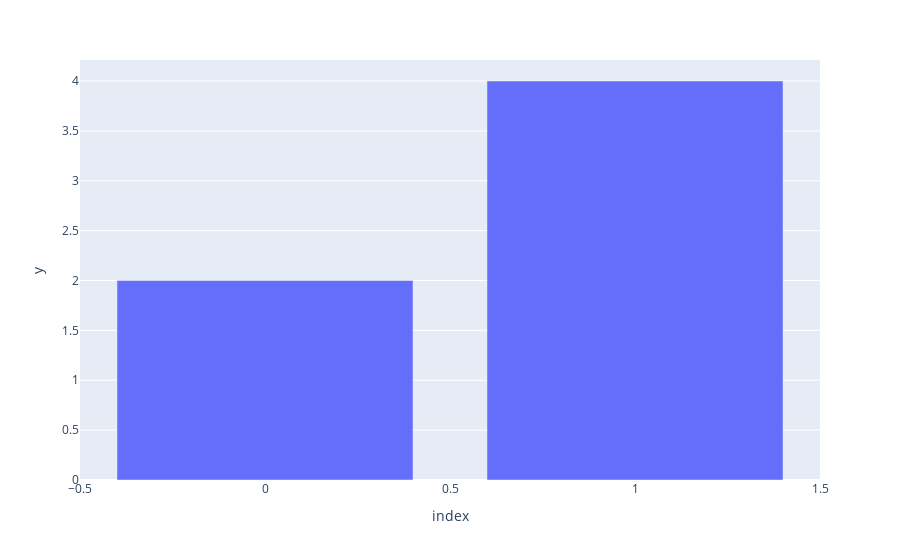

Write notebook code for a chart like this one.
### Code cell
import plotly.express as px
import numpy

random_x = voice_file_names_2
random_y = voice_files_count_2

fig = px.bar(random_x, y=random_y)
fig.show()

### Figure 1 — Plotly figure (JSON) as saved in the notebook; plotly's stock layout.template omitted (floating-point values rounded to 4 significant figures)
{"data": [{"alignmentgroup": "True", "hovertemplate": "index=%{x}<br>y=%{y}<extra></extra>", "legendgroup": "", "marker": {"color": "#636efa", "pattern": {"shape": ""}}, "name": "", "offsetgroup": "", "orientation": "v", "showlegend": false, "textposition": "auto", "type": "bar", "x": [0, 1], "xaxis": "x", "y": [2, 4], "yaxis": "y"}], "layout": {"barmode": "relative", "legend": {"tracegroupgap": 0}, "margin": {"t": 60}, "xaxis": {"anchor": "y", "domain": [0, 1], "title": {"text": "index"}}, "yaxis": {"anchor": "x", "domain": [0, 1], "title": {"text": "y"}}}}
